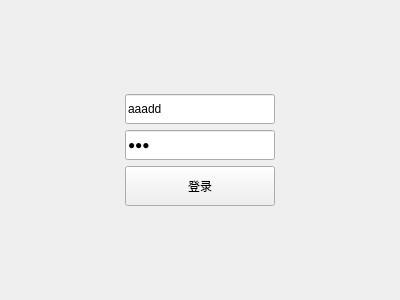
<?xml version="1.0" encoding="UTF-8"?>
<ui version="4.0">
 <class>Form</class>
 <widget class="QWidget" name="Form">
  <property name="geometry">
   <rect>
    <x>0</x>
    <y>0</y>
    <width>400</width>
    <height>300</height>
   </rect>
  </property>
  <property name="windowTitle">
   <string>Form</string>
  </property>
  <layout class="QVBoxLayout" name="verticalLayout_2">
   <item>
    <spacer name="verticalSpacer_2">
     <property name="orientation">
      <enum>Qt::Vertical</enum>
     </property>
     <property name="sizeHint" stdset="0">
      <size>
       <width>20</width>
       <height>40</height>
      </size>
     </property>
    </spacer>
   </item>
   <item>
    <widget class="QWidget" name="gridWidget" native="true">
     <layout class="QGridLayout" name="gridLayout" rowstretch="0" columnstretch="0,0,0">
      <item row="0" column="0">
       <spacer name="horizontalSpacer">
        <property name="orientation">
         <enum>Qt::Horizontal</enum>
        </property>
        <property name="sizeHint" stdset="0">
         <size>
          <width>40</width>
          <height>20</height>
         </size>
        </property>
       </spacer>
      </item>
      <item row="0" column="2">
       <spacer name="horizontalSpacer_2">
        <property name="orientation">
         <enum>Qt::Horizontal</enum>
        </property>
        <property name="sizeHint" stdset="0">
         <size>
          <width>40</width>
          <height>20</height>
         </size>
        </property>
       </spacer>
      </item>
      <item row="0" column="1">
       <widget class="QWidget" name="verticalWidget" native="true">
        <layout class="QVBoxLayout" name="verticalLayout">
         <property name="leftMargin">
          <number>30</number>
         </property>
         <property name="topMargin">
          <number>30</number>
         </property>
         <property name="rightMargin">
          <number>30</number>
         </property>
         <property name="bottomMargin">
          <number>30</number>
         </property>
         <item>
          <widget class="QLineEdit" name="editAccount">
           <property name="minimumSize">
            <size>
             <width>0</width>
             <height>30</height>
            </size>
           </property>
           <property name="inputMethodHints">
            <set>Qt::ImhPreferNumbers</set>
           </property>
           <property name="text">
            <string>aaadd</string>
           </property>
           <property name="placeholderText">
            <string>账号</string>
           </property>
          </widget>
         </item>
         <item>
          <widget class="QLineEdit" name="editPassword">
           <property name="minimumSize">
            <size>
             <width>0</width>
             <height>30</height>
            </size>
           </property>
           <property name="text">
            <string>asd</string>
           </property>
           <property name="echoMode">
            <enum>QLineEdit::PasswordEchoOnEdit</enum>
           </property>
           <property name="placeholderText">
            <string>密码</string>
           </property>
          </widget>
         </item>
         <item>
          <widget class="QPushButton" name="btnLogin">
           <property name="minimumSize">
            <size>
             <width>150</width>
             <height>40</height>
            </size>
           </property>
           <property name="text">
            <string>登录</string>
           </property>
          </widget>
         </item>
        </layout>
       </widget>
      </item>
     </layout>
    </widget>
   </item>
   <item>
    <spacer name="verticalSpacer">
     <property name="orientation">
      <enum>Qt::Vertical</enum>
     </property>
     <property name="sizeHint" stdset="0">
      <size>
       <width>20</width>
       <height>40</height>
      </size>
     </property>
    </spacer>
   </item>
  </layout>
 </widget>
 <resources/>
 <connections/>
</ui>
